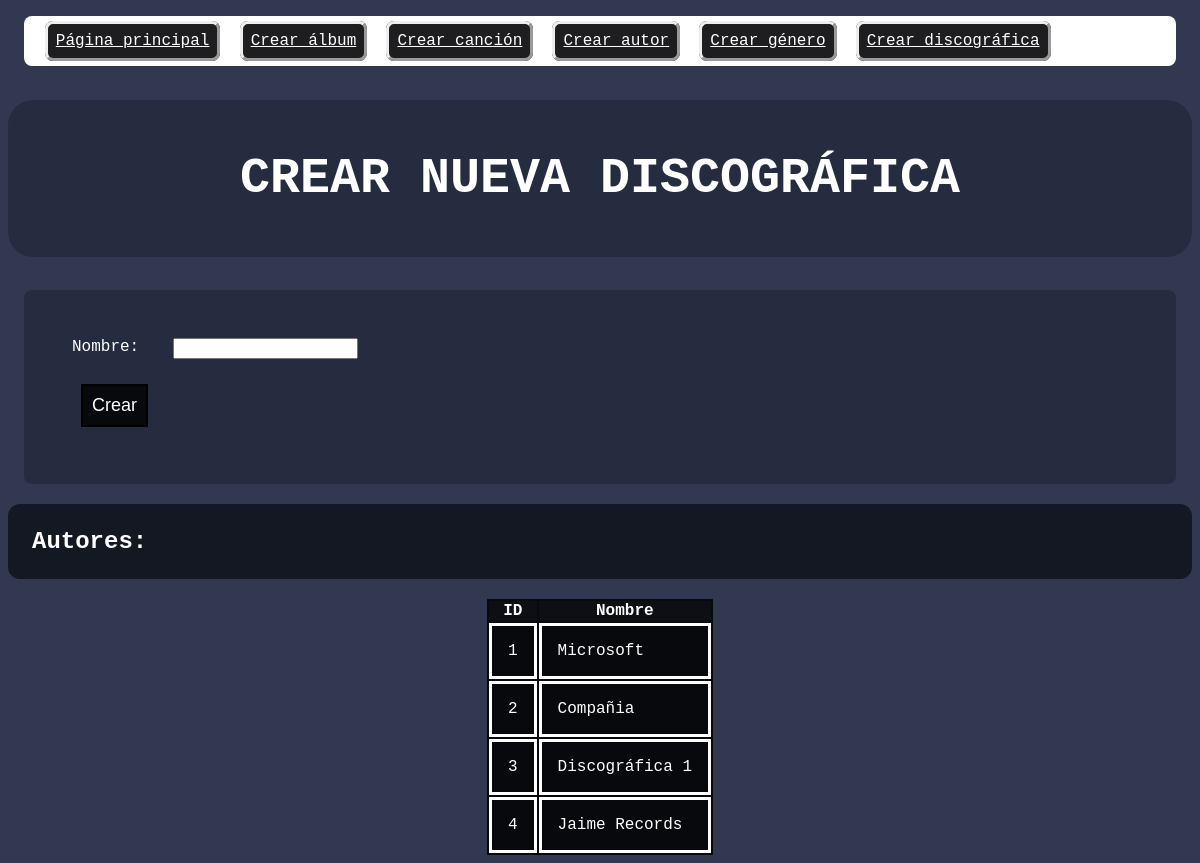
The page /php/createCompany.php on the database its author committed.
### tables this page shows
CREATE TABLE `discografica` (
  `discografica_id` int(11) NOT NULL,
  `nombre` varchar(30) NOT NULL
);

### php/createCompany.php (the view, shortened to what this page needs)
<?php
class CreateCompany
{
    private $host = 'localhost';
    private $user = 'DBUSER2023';
    private $pass = 'DBPSWD2023';
    private $nombreBD = 'musica';
    private $connection;
    public function __construct()
    {
        $this->connection = new mysqli($this->host, $this->user, $this->pass, $this->nombreBD);
    }
    public function getCompanies()
    {
        $resultCompanies = $this->connection->query('SELECT * FROM discografica');
        return $resultCompanies->fetch_all(MYSQLI_ASSOC);
    }
}
$createCompany = new CreateCompany();
$companies = $createCompany->getCompanies();
?>
<!DOCTYPE html>
<html lang="en">
<head>
    <link rel="stylesheet" href="style.css">
    <link rel="stylesheet" href="layout.css">
</head>
<body>
    <nav>
        <a href="index.php">Página principal</a>
        <a href="createAlbum.php">Crear álbum</a>
        <a href="createSong.php">Crear canción</a>
        <a href="createAuthor.php">Crear autor</a>
        <a href="createGenre.php">Crear género</a>
        <a href="createCompany.php">Crear discográfica</a>
    </nav>
    <h1>Crear nueva discográfica</h1>
    <form action="createCompany.php" method="post">
        <label for="nombre">Nombre:</label>
        <input type="text" name="nombre" id="nombre" />
        <button type="submit">Crear</button>
    </form>
    <h2>Autores:</h2>
    <table>
        <tr>
            <th>ID</th>
            <th>Nombre</th>
        </tr>
        <?php foreach ($companies as $company) { ?>
            <tr>
                <td>
                    <?php echo $company['discografica_id'] ?>
                </td>
                <td>
                    <?php echo $company['nombre'] ?>
                </td>
            </tr>
        <?php } ?>
    </table>
</body>
</html>

### php/style.css (style rules this page uses)
html { background-color: #313850; color: #ffffff; font-family: 'Courier New', Courier, monospace; }
h1 { padding: 1em; background-color: #252C40; border-radius: 0.5em; text-transform: uppercase; text-align: center; font-size: 50px; }
h2 { padding: 1em; background-color: #141823; border-radius: 0.5em; }
form { background-color: #252C40; border-radius: 0.5em; padding: 3em; margin: 1em; display: grid; gap: 1em; grid-template-columns: max-content auto; justify-content: left; }
nav { background-color: #ffffff; padding: 1em; margin: 1em; border-radius: 0.5em; grid-template-columns: auto; }
nav a { background-color: #1E1E20; padding: 0.5em; margin: 0.3em; border-radius: 0.5em; border-style: outset; color: #ffffff; }
table { background-color: #08090D; margin-right: auto; margin-left: auto; }
table th { background-color: #0D0F15; }
table td { border: #ffffff; border-style: solid; padding: 1em; }
button { background-color: #08090D; color: #ffffff; padding: 0.5em; margin: 0.5em; font-size: large; border-style: solid; }

### php/layout.css (style rules this page uses)
h1 { display: block; }
h2, h3, h4, h5 { display: flex; }

### rows shown on the page
discografica: discografica_id "1", nombre "Microsoft"
discografica: discografica_id "2", nombre "Compañia"
discografica: discografica_id "3", nombre "Discográfica 1"
discografica: discografica_id "4", nombre "Jaime Records"
